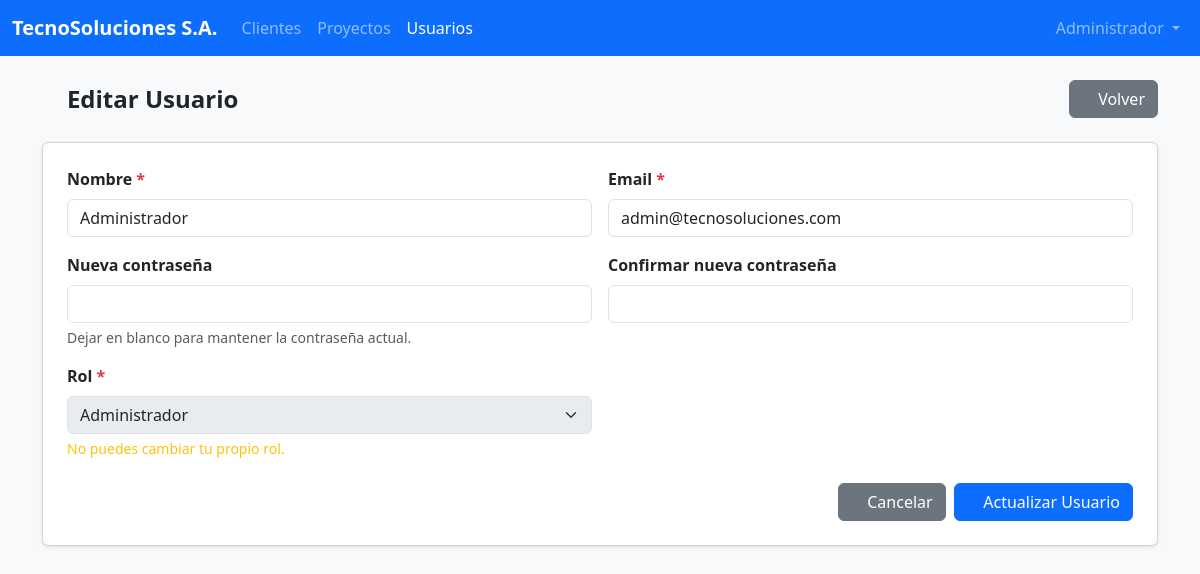
/index.php?controller=usuarios&action=editar&id=1 (signed in), run on the app's committed database.
### tables this page shows
CREATE TABLE USUARIOS (
    id              INT AUTO_INCREMENT PRIMARY KEY,
    nombre          VARCHAR(100)        NOT NULL,
    email           VARCHAR(150)        NOT NULL UNIQUE,
    password        VARCHAR(255)        NOT NULL,
    rol             ENUM('administrador', 'empleado') NOT NULL DEFAULT 'empleado',
    fecha_creacion  TIMESTAMP           DEFAULT CURRENT_TIMESTAMP
);

### Controllers/UsuariosController.php (called while the page is built, shortened)
<?php
require_once 'Models/Usuarios.php';
class UsuariosController
{
    private $usuarioModel;
    public function __construct()
    {
        $this->usuarioModel = new Usuarios();
    }
    public function editar()
    {
        $id      = $_GET['id'] ?? null;
        $usuario = $this->usuarioModel->obtener($id);
        require_once 'Views/Usuarios/editar.php';
    }
}

### index.php (called while the page is built, shortened)
<?php
require_once 'Config/Database.php';
$controller = $_GET['controller'] ?? 'dashboard';
$action = $_GET['action'] ?? 'index';
switch ($controller) {
    case 'usuarios':
        require_once 'Controllers/UsuariosController.php';
        $ctrl = new UsuariosController();
        break;
}
$ctrl->{$action}();

### Models/Usuarios.php (called while the page is built, shortened)
<?php
require_once 'Config/Database.php';
class Usuarios
{
    private $conn;
    private $table_name = "USUARIOS";
    public function __construct()
    {
        $database = new Database();
        $this->conn = $database->getConnection();
    }
    public function obtener($id)
    {
        $query = "SELECT id, nombre, email, rol, fecha_creacion FROM " . $this->table_name . " WHERE id = :id";
        $stmt = $this->conn->prepare($query);
        $stmt->bindParam(':id', $id, PDO::PARAM_INT);
        $stmt->execute();
        return $stmt->fetch();
    }
}

### Config/Database.php (called while the page is built, shortened)
<?php
class Database
{
    private $host = "localhost";
    private $user = "root";
    private $password = "";
    private $dbname = "tecnosolucionesweb";
    public function getConnection()
    {
        $this->conn = null;
        try {
            $dsn = "mysql:host={$this->host};dbname={$this->dbname};charset=utf8mb4";
            $this->conn = new PDO($dsn, $this->user, $this->password);
            $this->conn->setAttribute(PDO::ATTR_ERRMODE, PDO::ERRMODE_EXCEPTION);
            $this->conn->setAttribute(PDO::ATTR_DEFAULT_FETCH_MODE, PDO::FETCH_ASSOC);
            $this->conn->setAttribute(PDO::ATTR_EMULATE_PREPARES, false);
        } catch (PDOException $ex) {
            error_log($ex->getMessage());
            die("Error de conexión. Contacte al administrador.");
        }
        return $this->conn;
    }
}

### Views/Usuarios/editar.php (the view, shortened to what this page needs)
<!DOCTYPE html>
<html lang="es">
<head>
    <link rel="stylesheet" href="<?= APP_URL ?>/Assets/CSS/bootstrap.min.css">
</head>
<body class="bg-light">
    <nav class="navbar navbar-expand-lg navbar-dark bg-primary">
        <div class="container-fluid">
            <a class="navbar-brand fw-bold" href="<?= APP_URL ?>/index.php"><?= APP_NAME ?></a>
            <div class="collapse navbar-collapse">
                <ul class="navbar-nav me-auto">
                    <li class="nav-item">
                        <a class="nav-link" href="<?= APP_URL ?>/index.php?controller=clientes&action=index">Clientes</a>
                    </li>
                    <li class="nav-item">
                        <a class="nav-link" href="<?= APP_URL ?>/index.php?controller=proyectos&action=index">Proyectos</a>
                    </li>
                    <?php if ($_SESSION['usuario_rol'] === 'administrador'): ?>
                        <li class="nav-item">
                            <a class="nav-link active" href="<?= APP_URL ?>/index.php?controller=usuarios&action=index">Usuarios</a>
                        </li>
                    <?php endif; ?>
                </ul>
                <ul class="navbar-nav ms-auto">
                    <li class="nav-item dropdown">
                        <a class="nav-link dropdown-toggle" href="#" data-bs-toggle="dropdown">
                            <i class="fa-solid fa-user"></i> <?= htmlspecialchars($_SESSION['usuario_nombre']) ?>
                        </a>
                    </li>
                </ul>
            </div>
        </div>
    </nav>
    <div class="container py-4">
        <div class="d-flex justify-content-between align-items-center mb-4">
            <h4 class="mb-0 fw-bold"><i class="fa-solid fa-pen-to-square"></i> Editar Usuario</h4>
            <a href="<?= APP_URL ?>/index.php?controller=usuarios&action=index" class="btn btn-secondary">
                <i class="fa-solid fa-arrow-left"></i> Volver
            </a>
        </div>
        <div class="card shadow-sm">
            <div class="card-body p-4">
                <form action="<?= APP_URL ?>/index.php?controller=usuarios&action=actualizar" method="POST">
                    <div class="row g-3">
                        <div class="col-md-6">
                            <label class="form-label fw-semibold">Nombre <span class="text-danger">*</span></label>
                            <input type="text" class="form-control" name="nombre"
                                value="<?= htmlspecialchars($usuario['nombre']) ?>" required maxlength="100">
                        </div>
                        <div class="col-md-6">
                            <label class="form-label fw-semibold">Email <span class="text-danger">*</span></label>
                            <input type="email" class="form-control" name="email"
                                value="<?= htmlspecialchars($usuario['email']) ?>" required maxlength="150">
                        </div>
                        <div class="col-md-6">
                            <label class="form-label fw-semibold">Nueva contraseña</label>
                            <input type="password" class="form-control" name="password" minlength="6">
                            <div class="form-text">Dejar en blanco para mantener la contraseña actual.</div>
                        </div>
                        <div class="col-md-6">
                            <label class="form-label fw-semibold">Confirmar nueva contraseña</label>
                            <input type="password" class="form-control" name="password_confirm" minlength="6">
                        </div>
                        <div class="col-md-6">
                            <label class="form-label fw-semibold">Rol <span class="text-danger">*</span></label>
                            <select class="form-select" name="rol" required
                                <?= $usuario['id'] === $_SESSION['usuario_id'] ? 'disabled' : '' ?>>
                                <option value="administrador" <?= $usuario['rol'] === 'administrador' ? 'selected' : '' ?>>Administrador</option>
                            </select>
                            <?php if ($usuario['id'] === $_SESSION['usuario_id']): ?>
                                <div class="form-text text-warning">No puedes cambiar tu propio rol.</div>
                            <?php endif; ?>
                        </div>
                    </div>
                    <div class="d-flex justify-content-end gap-2 mt-4">
                        <a href="<?= APP_URL ?>/index.php?controller=usuarios&action=index" class="btn btn-secondary"><i class="fa-solid fa-xmark"></i> Cancelar</a>
                        <button type="submit" class="btn btn-primary"><i class="fa-solid fa-floppy-disk"></i> Actualizar Usuario</button>
                    </div>
                </form>
            </div>
        </div>
    </div>
</body>
</html>

### data on the page
usuarios: nombre "Administrador", email "admin@tecnosoluciones.com", rol "Administrador"

### other printed values
APP_NAME "TecnoSoluciones S.A."
$_SESSION['usuario_nombre'] "Administrador"
